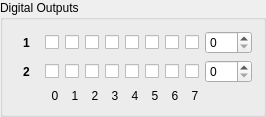
    <widget class="QGroupBox" name="doGroupBox">
     <property name="title">
      <string>Digital Outputs</string>
     </property>
     <layout class="QGridLayout" name="gridLayout_2">
      <item row="1" column="2">
       <widget class="QCheckBox" name="doCheckBox_9">
        <property name="text">
         <string/>
        </property>
       </widget>
      </item>
      <item row="1" column="1">
       <widget class="QCheckBox" name="doCheckBox_8">
        <property name="text">
         <string/>
        </property>
       </widget>
      </item>
      <item row="1" column="0">
       <widget class="QLabel" name="dicLabel_3">
        <property name="minimumSize">
         <size>
          <width>25</width>
          <height>0</height>
         </size>
        </property>
        <property name="font">
         <font>
          <weight>75</weight>
          <bold>true</bold>
         </font>
        </property>
        <property name="text">
         <string notr="true">2</string>
        </property>
        <property name="alignment">
         <set>Qt::AlignCenter</set>
        </property>
       </widget>
      </item>
      <item row="0" column="9">
       <widget class="QSpinBox" name="doSpinBox_0">
        <property name="maximum">
         <number>255</number>
        </property>
        <property name="singleStep">
         <number>1</number>
        </property>
       </widget>
      </item>
      <item row="0" column="8">
       <widget class="QCheckBox" name="doCheckBox_7">
        <property name="text">
         <string/>
        </property>
       </widget>
      </item>
      <item row="0" column="7">
       <widget class="QCheckBox" name="doCheckBox_6">
        <property name="text">
         <string/>
        </property>
       </widget>
      </item>
      <item row="0" column="6">
       <widget class="QCheckBox" name="doCheckBox_5">
        <property name="text">
         <string/>
        </property>
       </widget>
      </item>
      <item row="0" column="5">
       <widget class="QCheckBox" name="doCheckBox_4">
        <property name="text">
         <string/>
        </property>
       </widget>
      </item>
      <item row="0" column="4">
       <widget class="QCheckBox" name="doCheckBox_3">
        <property name="styleSheet">
         <string/>
        </property>
        <property name="text">
         <string/>
        </property>
        <property name="checked">
         <bool>false</bool>
        </property>
       </widget>
      </item>
      <item row="0" column="3">
       <widget class="QCheckBox" name="doCheckBox_2">
        <property name="styleSheet">
         <string/>
        </property>
        <property name="text">
         <string/>
        </property>
       </widget>
      </item>
      <item row="0" column="2">
       <widget class="QCheckBox" name="doCheckBox_1">
        <property name="styleSheet">
         <string/>
        </property>
        <property name="text">
         <string/>
        </property>
       </widget>
      </item>
      <item row="0" column="1">
       <widget class="QCheckBox" name="doCheckBox_0">
        <property name="layoutDirection">
         <enum>Qt::LeftToRight</enum>
        </property>
        <property name="autoFillBackground">
         <bool>false</bool>
        </property>
        <property name="styleSheet">
         <string/>
        </property>
        <property name="text">
         <string/>
        </property>
        <property name="tristate">
         <bool>false</bool>
        </property>
       </widget>
      </item>
      <item row="0" column="0">
       <widget class="QLabel" name="docLabel_0">
        <property name="minimumSize">
         <size>
          <width>25</width>
          <height>0</height>
         </size>
        </property>
        <property name="font">
         <font>
          <weight>75</weight>
          <bold>true</bold>
         </font>
        </property>
        <property name="text">
         <string notr="true">1</string>
        </property>
        <property name="alignment">
         <set>Qt::AlignCenter</set>
        </property>
       </widget>
      </item>
      <item row="2" column="1">
       <widget class="QLabel" name="doLabel_0">
        <property name="text">
         <string notr="true">  0</string>
        </property>
        <property name="alignment">
         <set>Qt::AlignLeading|Qt::AlignLeft|Qt::AlignVCenter</set>
        </property>
       </widget>
      </item>
      <item row="2" column="2">
       <widget class="QLabel" name="doLabel_1">
        <property name="text">
         <string notr="true">  1</string>
        </property>
        <property name="alignment">
         <set>Qt::AlignLeading|Qt::AlignLeft|Qt::AlignVCenter</set>
        </property>
       </widget>
      </item>
      <item row="1" column="5">
       <widget class="QCheckBox" name="doCheckBox_12">
        <property name="text">
         <string/>
        </property>
       </widget>
      </item>
      <item row="1" column="6">
       <widget class="QCheckBox" name="doCheckBox_13">
        <property name="text">
         <string/>
        </property>
       </widget>
      </item>
      <item row="1" column="7">
       <widget class="QCheckBox" name="doCheckBox_14">
        <property name="text">
         <string/>
        </property>
       </widget>
      </item>
      <item row="1" column="8">
       <widget class="QCheckBox" name="doCheckBox_15">
        <property name="text">
         <string/>
        </property>
       </widget>
      </item>
      <item row="1" column="9">
       <widget class="QSpinBox" name="doSpinBox_1">
        <property name="maximum">
         <number>255</number>
        </property>
       </widget>
      </item>
      <item row="1" column="4">
       <widget class="QCheckBox" name="doCheckBox_11">
        <property name="text">
         <string/>
        </property>
       </widget>
      </item>
      <item row="1" column="3">
       <widget class="QCheckBox" name="doCheckBox_10">
        <property name="text">
         <string/>
        </property>
       </widget>
      </item>
      <item row="2" column="3">
       <widget class="QLabel" name="doLabel_2">
        <property name="text">
         <string notr="true">  2</string>
        </property>
        <property name="alignment">
         <set>Qt::AlignLeading|Qt::AlignLeft|Qt::AlignVCenter</set>
        </property>
       </widget>
      </item>
      <item row="2" column="4">
       <widget class="QLabel" name="doLabel_3">
        <property name="text">
         <string notr="true">  3</string>
        </property>
        <property name="alignment">
         <set>Qt::AlignLeading|Qt::AlignLeft|Qt::AlignVCenter</set>
        </property>
       </widget>
      </item>
      <item row="2" column="5">
       <widget class="QLabel" name="doLabel_4">
        <property name="text">
         <string notr="true">  4</string>
        </property>
        <property name="alignment">
         <set>Qt::AlignLeading|Qt::AlignLeft|Qt::AlignVCenter</set>
        </property>
       </widget>
      </item>
      <item row="2" column="6">
       <widget class="QLabel" name="doLabel_5">
        <property name="text">
         <string notr="true">  5</string>
        </property>
        <property name="alignment">
         <set>Qt::AlignLeading|Qt::AlignLeft|Qt::AlignVCenter</set>
        </property>
       </widget>
      </item>
      <item row="2" column="7">
       <widget class="QLabel" name="doLabel_6">
        <property name="text">
         <string notr="true">  6</string>
        </property>
        <property name="alignment">
         <set>Qt::AlignLeading|Qt::AlignLeft|Qt::AlignVCenter</set>
        </property>
       </widget>
      </item>
      <item row="2" column="8">
       <widget class="QLabel" name="doLabel_7">
        <property name="text">
         <string notr="true">  7</string>
        </property>
        <property name="alignment">
         <set>Qt::AlignLeading|Qt::AlignLeft|Qt::AlignVCenter</set>
        </property>
       </widget>
      </item>
     </layout>
    </widget>
